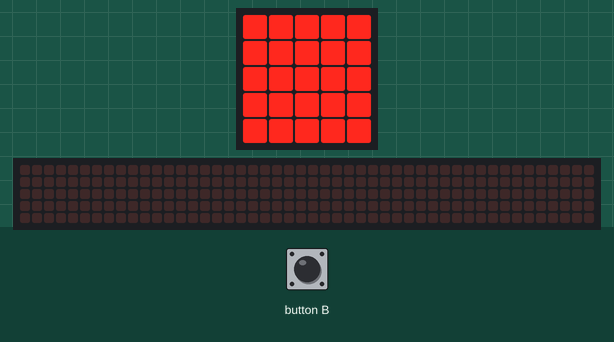
The program below on a simulated BBC micro:bit (MakeCode). Parts: the board's 5×5 LED display, a strip that is not on the board, showing the scrolling text unrolled. The inputs (shaded band) are chosen by the test bench. Random numbers come from a fixed seed; the 48×5 strip is a reading aid, not a part: it shows the text the display is scrolling, unrolled, one strip-width of it at a time.

Above: at 5.6 s.
6.7 s: button B pressed for 0.15 s
At 8.8 s:
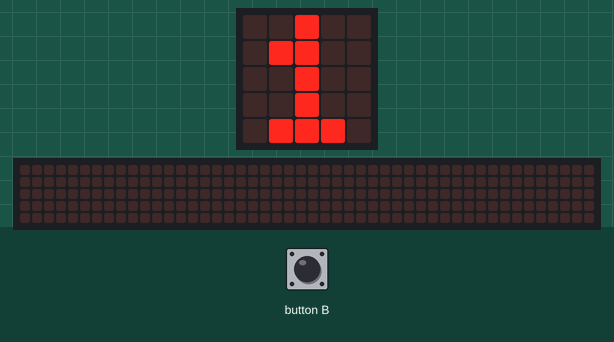
9.8 s: button B pressed for 0.15 s
At 10.9 s:
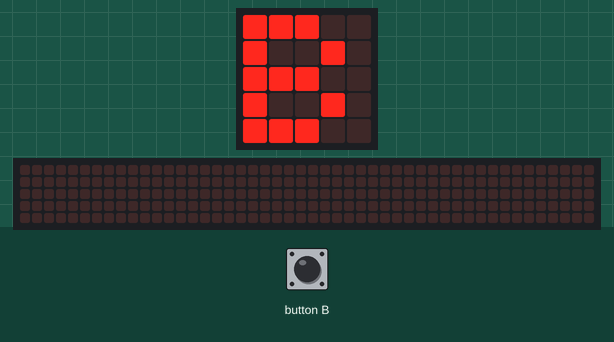
12.9 s: button B pressed for 0.15 s
At 17.07 s:
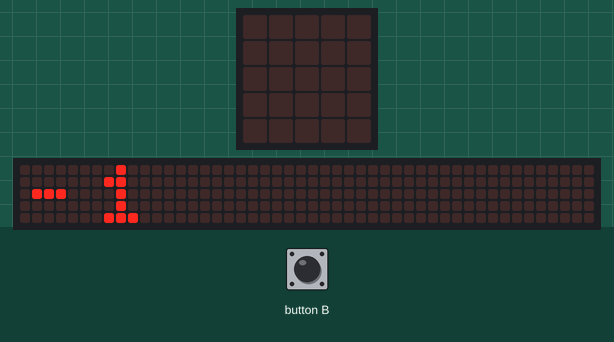
Timing chart, 0 to 18.6 s (numbered marks = the images above; inputs shaded):
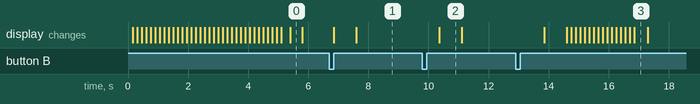

The program:

main.ts
```typescript
input.onButtonPressed(Button.B, function () {
    if (Tap == false) {
        Tap = true
        if (Game) {
            Game_B += 1
        } else {
            Game_B = Game_B - 1
        }
        Winner("B", Game_B)
    }
})
function Winner (text: string, číslo: number) {
    basic.showString(text)
    basic.showNumber(číslo)
    if (číslo == 5) {
        basic.showString(" Winner is: ")
        basic.showString(text)
    } else {
        basic.pause(2000)
        Tap = false
        Game = false
    }
}
let Tap = false
let Game = false
let Game_B = 0
let Game_A = 0
Game_B = 0
Game = false
Tap = false
basic.showString("START")
basic.forever(function () {
    if (Game == false && Tap == false) {
        basic.showLeds(`
            # # # # #
            # # # # #
            # # # # #
            # # # # #
            # # # # #
            `)
        basic.pause(randint(0, 0))
        Game = true
        basic.clearScreen()
    }
})
basic.forever(function () {

})
```

test.ts
```typescript
// Tady jsou testy. Při použití tohoto balíčku jako rozšíření nebude zkompilováno.
```

Measured:
- after the input at 6.7 s, the display: first changes after 0.15 s (image 1 shows a later state)
- what the display in image 0 shows lasts 0.4 s, from 5.4 s to 5.8 s
- what the display in image 2 shows lasts 0.7 s, from 10.4 s to 11.1 s
